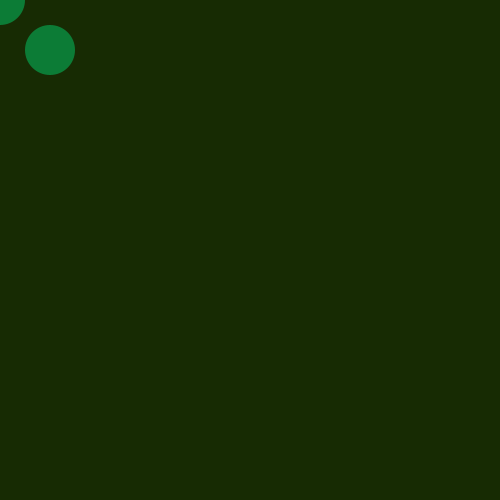
Frame 1 (no input)
Frame 60 (the mouse pressed at the canvas centre just before this capture): identical to frame 1, image omitted
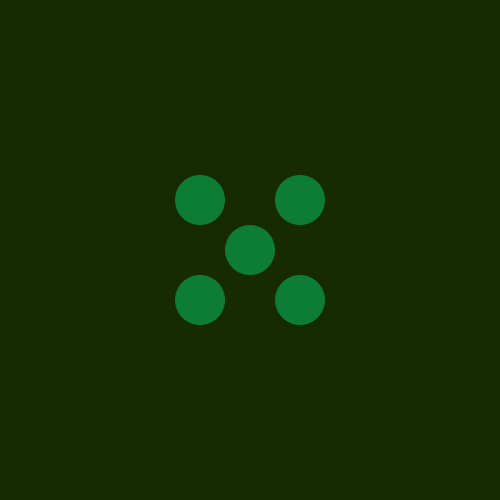
Frame 120 (the mouse held since frame 60 and released just before this capture)

The Processing sketch that drew these frames (run headless with seeded random() and noise(); from frame 60 on, the mouse is pressed at the canvas centre):

// Processing sketch: ex_23_1
// ── ex_23_1.pde

void setup(){
  size(500,500);
  fill(15,23,54);
  noStroke();
  frameRate(10);
}

void draw(){
  
background(23,43,3);
fill(12,124,54);
ellipse(mouseX+50,mouseY+50,50,50);
ellipse(mouseX,mouseY,50,50);
ellipse(mouseX-50,mouseY-50,50,50);
ellipse(mouseX+50,mouseY-50,50,50);
ellipse(mouseX-50,mouseY+50,50,50);
}
